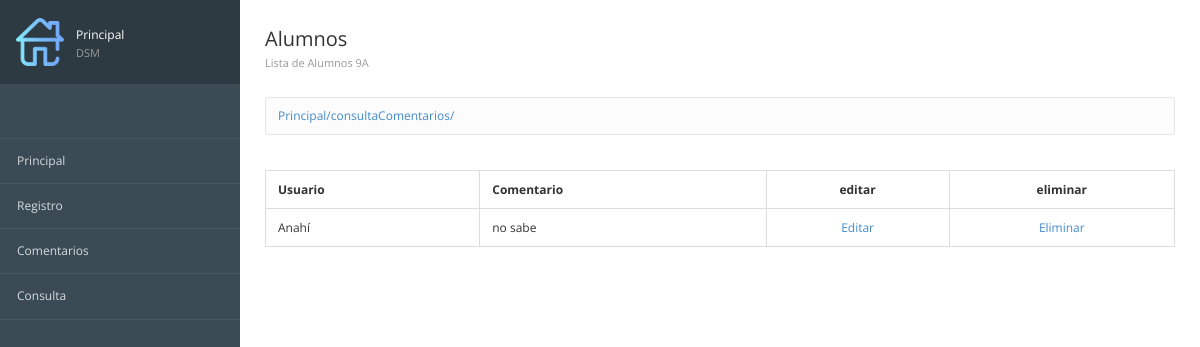
The app's page /consultaComentarios/, older data.
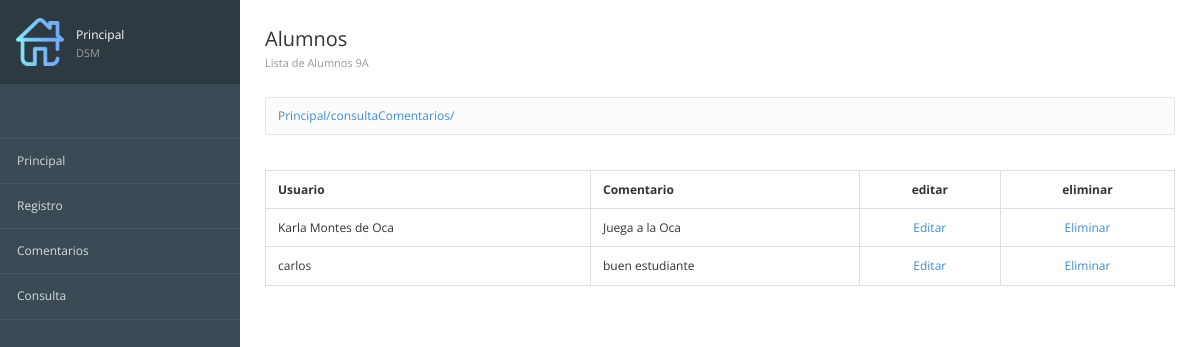
The same page, newer data.
### registros/models.py (models this page shows, shortened)
class ComentarioContacto(models.Model):
    id = models.AutoField(primary_key=True,verbose_name="Clave")
    usuario = models.TextField(verbose_name="Alumno")
    mensaje = models.TextField(verbose_name="Comentario")
    created = models.DateTimeField(auto_now_add=True,verbose_name="Registrado")
    class Meta:
        verbose_name = "Comentario Contacto"
        verbose_name_plural = "Comentarios Contactos"
        ordering = ["-created"]

### registros/views.py (the view)
# urls.py: path('consultaComentarios/', views_registros.ComentariosContacto, name="consultaComentarios"),
def ComentariosContacto(request):
    comentarios=ComentarioContacto.objects.all()
    return render(request,'registros/consultarComentarios.html',{'comentarios':comentarios})

### registros/templates/registros/consultarComentarios.html (shortened to what this page needs)
{% extends "inicio/encabezado.html"%}
{%load static%}
{%block imagen%}
{%load static%}
{%static 'inicio/images/home.png'%}
{%endblock%}
{%block tituloMenu%}
Principal <span>DSM</span>
{%endblock%}
{%block Encabezado%}
<div class="page-header">
  <div class="page-title">
    <h3>
      Alumnos<br />
      <small>Lista de Alumnos 9A</small>
    </h3>
  </div>
</div>
{%endblock%}
{%block contenido%}
<table class="table table-bordered tablestriped">
  <thead>
    <tr>
      <th>Usuario</th>
      <th>Comentario</th>
      <th class="text-center">editar</th>
      <th class="text-center">eliminar</th>
    </tr>
  </thead>
  <tbody>
    {% for comentario in comentarios %}
    <tr>
      <td class="muted">{{comentario.usuario}}</td>
      <td class="muted">{{comentario.mensaje}}</td>
      <td class="text-center"><a href="{%url 'ConfirmEditar'%}">Editar</a></td>
      <td class="text-center"><a href="{%url 'Eliminar' comentario.id%}">Eliminar</a></td>
    </tr>
    {% endfor %}
  </tbody>
</table>
{%endblock%}

Row changes from the older to the newer data that the page shows:
removed ComentarioContacto: usuario "Anahí", mensaje "no sabe"
added ComentarioContacto: usuario "Karla Montes de Oca", mensaje "Juega a la Oca"
added ComentarioContacto: usuario "carlos", mensaje "buen estudiante"
